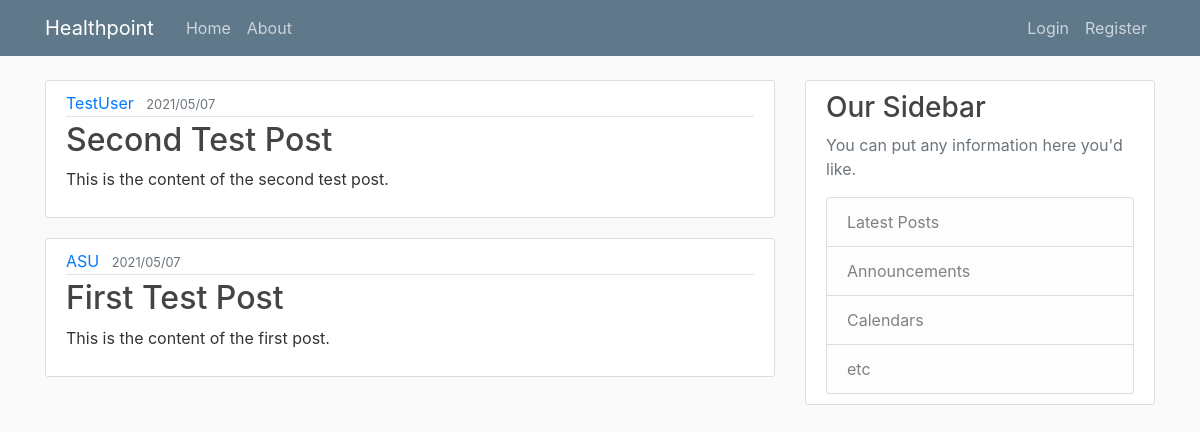
The app's page /, older data.
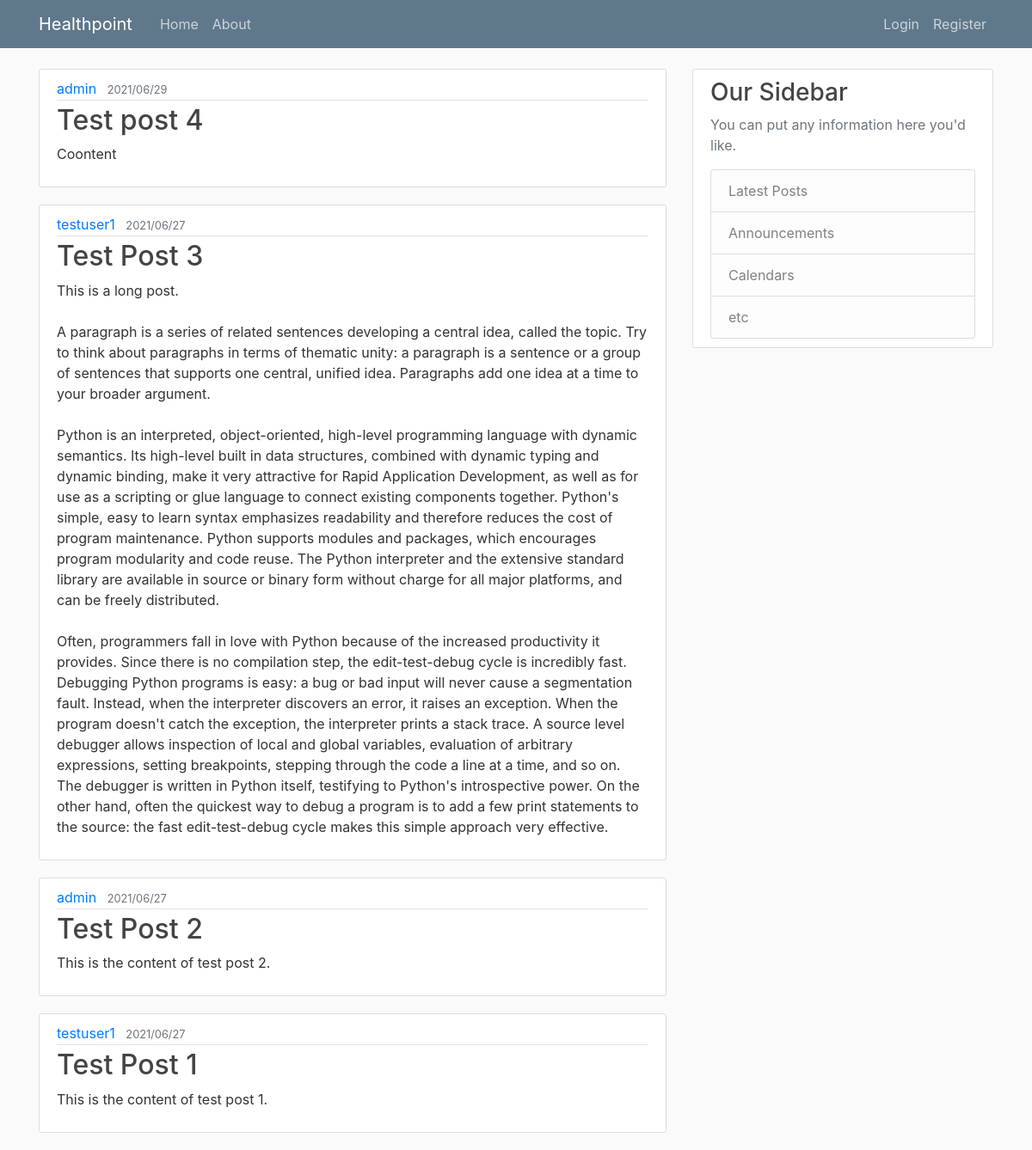
The same page, newer data.
### healthpoint/models.py (models this page shows, shortened)
class Post(models.Model):
	title = models.CharField(max_length=100)
	content = models.TextField()
	date_posted = models.DateTimeField(default=timezone.now)
	author = models.ForeignKey(User, on_delete=models.CASCADE)
	class Meta:
		ordering = ['-date_posted']

### account/models.py (models this page shows, shortened)
class User(AbstractBaseUser, PermissionsMixin):
	id = models.AutoField(primary_key = True)
	email = models.EmailField(max_length=200, unique=True)
	user_name = models.CharField(max_length=20, unique=True)
	full_name = models.CharField(max_length=100)
	date_joined = models.DateTimeField(default=timezone.now)
	is_staff = models.BooleanField(default=False)
	is_active = models.BooleanField(default=True)
	is_doctor = models.BooleanField(default=False)
	is_superuser = models.BooleanField(default=False)
	objects = AccountManager()
	USERNAME_FIELD = 'email'
	REQUIRED_FIELDS = ['user_name', 'full_name']
	def __str__(self):
		return self.user_name

### healthpoint/views.py (the view)
# urls.py: path('', views.home, name='healthpoint-home'),
def home(request):
	content = {
		'posts' : Post.objects.all()
	}
	return render(request, 'healthpoint/home.html', content)

### healthpoint/templates/healthpoint/home.html (shortened to what this page needs)
{% extends "healthpoint/base.html" %}
{% block content %}
	{% for post in posts %}
		<article class="media content-section">
		  <div class="media-body">
		    <div class="article-metadata">
		      <a class="mr-2" href="#">{{ post.author }}</a>
		      <small class="text-muted">{{ post.date_posted|date:"Y/m/d" }}</small>
		    </div>
		    <h2><a class="article-title" href="#">{{ post.title }}</a></h2>
		    <p class="article-content">{{ post.content }}</p>
		  </div>
		</article>
	{% endfor %}
{% endblock content %}

Row changes from the older to the newer data that the page shows:
removed Post: author "TestUser", date_posted "2021/05/07", title "Second Test Post", content "This is the content of the second test post."
removed Post: author "ASU", date_posted "2021/05/07", title "First Test Post", content "This is the content of the first post."
added Post: author "admin", date_posted "2021/06/29", title "Test post 4", content "Coontent"
added Post: author "testuser1", date_posted "2021/06/27", title "Test Post 3", content "This is a long post. A paragraph is a series of related sentences developing a central idea, called the topic. Try to think about paragraphs in terms of thematic unity: a paragraph is a sentence or a group of sentences that supports one central, unified idea. Paragraphs add one idea at a time to your broader argument. Python is an interpreted, object-oriented, high-level programming language with dynamic semantics. Its high-level built in data structures, combined with dynamic typing and dynamic binding, make it very attractive for Rapid Application Development, as well as for use as a scripting or glue language to connect existing components together. Python's simple, easy to learn syntax…"
added Post: author "admin", date_posted "2021/06/27", title "Test Post 2", content "This is the content of test post 2."
added Post: author "testuser1", date_posted "2021/06/27", title "Test Post 1", content "This is the content of test post 1."
